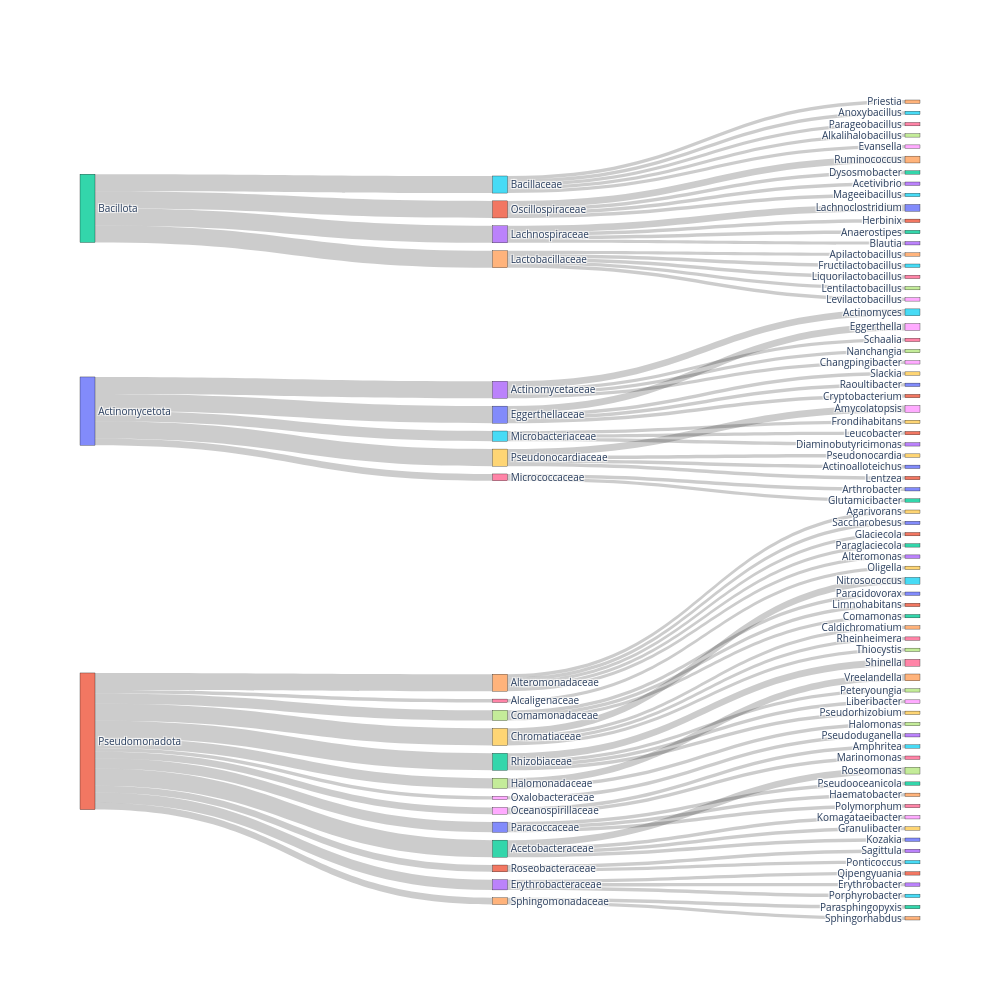

The notebook cell this image was saved under:
### Code cell
fig = build_taxonomy_sankey(out_genera_out_families_samples,
                            title=None,
                            levels=['phylum','family', 'genus'],
                            weight_col=None)  # or 'n_positive' if pre-aggregated
fig.show()

### Figure 1 — Plotly figure (JSON) as saved in the notebook; plotly's stock layout.template omitted (floating-point values rounded to 4 significant figures)
{"data": [{"arrangement": "snap", "link": {"source": [0, 0, 0, 0, 0, 2, 2, 2, 2, 1, 1, 1, 1, 1, 1, 1, 1, 1, 1, 1, 1, 1, 22, 22, 22, 22, 3, 3, 3, 3, 6, 4, 4, 4, 4, 4, 5, 5, 5, 5, 5, 9, 9, 9, 9, 7, 7, 7, 10, 10, 10, 10, 23, 23, 23, 17, 17, 13, 13, 13, 13, 14, 14, 14, 14, 14, 15, 15, 15, 16, 16, 18, 18, 11, 11, 11, 11, 8, 20, 20, 20, 19, 19, 19, 19, 12, 12, 12, 12, 21, 21, 24, 24], "target": [3, 10, 15, 16, 19, 5, 13, 14, 11, 22, 6, 4, 9, 7, 23, 17, 18, 8, 20, 12, 21, 24, 89, 88, 90, 87, 25, 28, 27, 26, 39, 29, 33, 31, 32, 30, 37, 35, 38, 36, 34, 44, 45, 46, 47, 42, 41, 40, 51, 48, 50, 49, 93, 95, 91, 77, 74, 62, 63, 61, 60, 64, 65, 67, 68, 66, 73, 69, 71, 70, 72, 75, 76, 53, 52, 55, 54, 43, 84, 86, 82, 80, 78, 81, 79, 58, 57, 59, 56, 85, 83, 92, 94], "value": [5, 5, 3, 2, 5, 5, 5, 5, 5, 5, 1, 5, 5, 3, 3, 3, 2, 1, 3, 5, 2, 2, 1, 1, 1, 2, 2, 1, 1, 1, 1, 1, 1, 1, 1, 1, 1, 1, 1, 1, 1, 1, 2, 1, 1, 1, 1, 1, 1, 2, 1, 1, 1, 1, 1, 1, 2, 1, 1, 1, 2, 1, 1, 1, 1, 1, 1, 1, 1, 1, 1, 1, 1, 1, 1, 1, 2, 1, 1, 1, 1, 1, 2, 1, 1, 1, 1, 1, 2, 1, 1, 1, 1]}, "node": {"label": ["Actinomycetota", "Pseudomonadota", "Bacillota", "Actinomycetaceae", "Alteromonadaceae", "Bacillaceae", "Alcaligenaceae", "Comamonadaceae", "Oxalobacteraceae", "Chromatiaceae", "Eggerthellaceae", "Oscillospiraceae", "Rhizobiaceae", "Lachnospiraceae", "Lactobacillaceae", "Microbacteriaceae", "Micrococcaceae", "Halomonadaceae", "Oceanospirillaceae", "Pseudonocardiaceae", "Paracoccaceae", "Roseobacteraceae", "Acetobacteraceae", "Erythrobacteraceae", "Sphingomonadaceae", "Actinomyces", "Schaalia", "Nanchangia", "Changpingibacter", "Agarivorans", "Saccharobesus", "Glaciecola", "Paraglaciecola", "Alteromonas", "Priestia", "Anoxybacillus", "Parageobacillus", "Alkalihalobacillus", "Evansella", "Oligella", "Paracidovorax", "Limnohabitans", "Comamonas", "Pseudoduganella", "Caldichromatium", "Nitrosococcus", "Rheinheimera", "Thiocystis", "Eggerthella", "Slackia", "Raoultibacter", "Cryptobacterium", "Dysosmobacter", "Acetivibrio", "Ruminococcus", "Mageeibacillus", "Shinella", "Peteryoungia", "Liberibacter", "Pseudorhizobium", "Lachnoclostridium", "Herbinix", "Anaerostipes", "Blautia", "Apilactobacillus", "Fructilactobacillus", "Liquorilactobacillus", "Lentilactobacillus", "Levilactobacillus", "Frondihabitans", "Arthrobacter", "Leucobacter", "Glutamicibacter", "Diaminobutyricimonas", "Vreelandella", "Amphritea", "Marinomonas", "Halomonas", "Amycolatopsis", "Pseudonocardia", "Actinoalloteichus", "Lentzea", "Pseudooceanicola", "Sagittula", "Haematobacter", "Ponticoccus", "Polymorphum", "Roseomonas", "Komagataeibacter", "Granulibacter", "Kozakia", "Qipengyuania", "Parasphingopyxis", "Erythrobacter", "Sphingorhabdus", "Porphyrobacter"], "line": {"color": "black", "width": 0.3}, "pad": 10, "thickness": 15}, "type": "sankey"}], "layout": {"font": {"size": 10}, "height": 1000, "width": 1000}}
